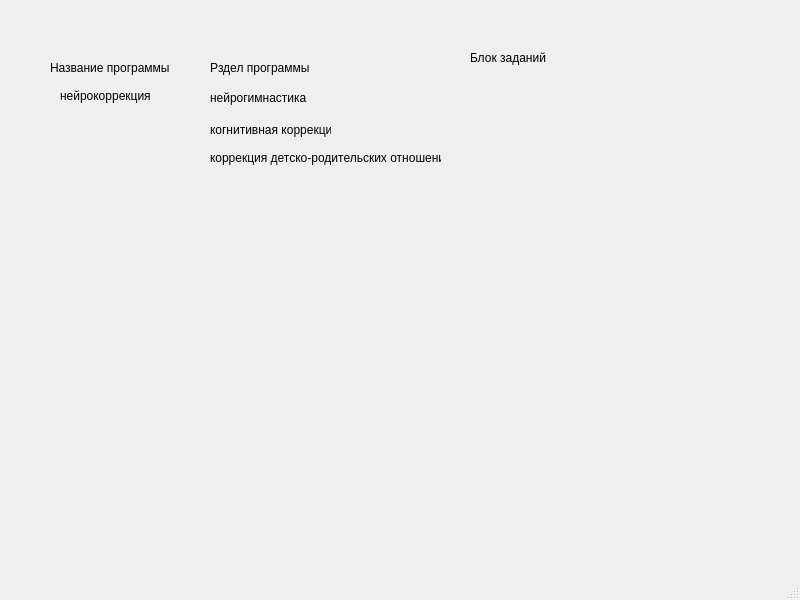
<?xml version="1.0" encoding="UTF-8"?>
<ui version="4.0">
 <class>WindowDev</class>
 <widget class="QMainWindow" name="WindowDev">
  <property name="geometry">
   <rect>
    <x>0</x>
    <y>0</y>
    <width>800</width>
    <height>600</height>
   </rect>
  </property>
  <property name="windowTitle">
   <string>MainWindow</string>
  </property>
  <widget class="QWidget" name="centralwidget">
   <widget class="QLabel" name="label">
    <property name="geometry">
     <rect>
      <x>60</x>
      <y>70</y>
      <width>91</width>
      <height>51</height>
     </rect>
    </property>
    <property name="text">
     <string>нейрокоррекция</string>
    </property>
   </widget>
   <widget class="QLabel" name="label_2">
    <property name="geometry">
     <rect>
      <x>210</x>
      <y>150</y>
      <width>231</width>
      <height>16</height>
     </rect>
    </property>
    <property name="text">
     <string>коррекция детско-родительских отношений</string>
    </property>
   </widget>
   <widget class="QLabel" name="label_3">
    <property name="geometry">
     <rect>
      <x>210</x>
      <y>90</y>
      <width>101</width>
      <height>16</height>
     </rect>
    </property>
    <property name="text">
     <string>нейрогимнастика</string>
    </property>
   </widget>
   <widget class="QLabel" name="label_4">
    <property name="geometry">
     <rect>
      <x>210</x>
      <y>120</y>
      <width>121</width>
      <height>20</height>
     </rect>
    </property>
    <property name="text">
     <string>когнитивная коррекция</string>
    </property>
   </widget>
   <widget class="QLabel" name="label_5">
    <property name="geometry">
     <rect>
      <x>50</x>
      <y>60</y>
      <width>121</width>
      <height>16</height>
     </rect>
    </property>
    <property name="text">
     <string>Название программы</string>
    </property>
   </widget>
   <widget class="QLabel" name="label_6">
    <property name="geometry">
     <rect>
      <x>210</x>
      <y>60</y>
      <width>101</width>
      <height>16</height>
     </rect>
    </property>
    <property name="text">
     <string>Рздел программы </string>
    </property>
   </widget>
   <widget class="QLabel" name="label_7">
    <property name="geometry">
     <rect>
      <x>470</x>
      <y>50</y>
      <width>81</width>
      <height>16</height>
     </rect>
    </property>
    <property name="text">
     <string>Блок заданий</string>
    </property>
   </widget>
  </widget>
  <widget class="QMenuBar" name="menubar">
   <property name="geometry">
    <rect>
     <x>0</x>
     <y>0</y>
     <width>800</width>
     <height>20</height>
    </rect>
   </property>
  </widget>
  <widget class="QStatusBar" name="statusbar"/>
 </widget>
 <resources/>
 <connections/>
</ui>
